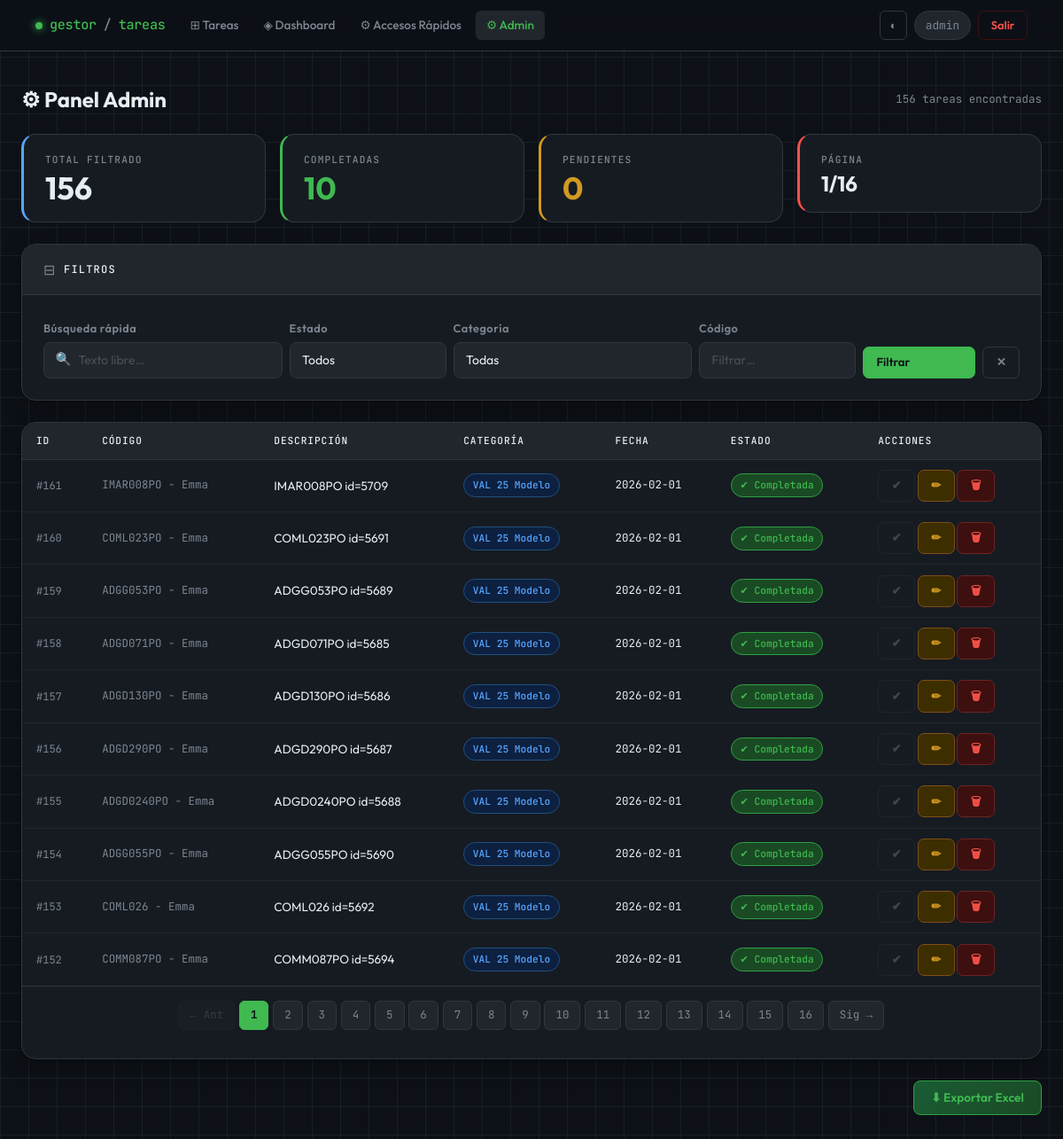
Page /admin (signed in) on the committed database.
### tables this page shows
CREATE TABLE tareas (
            id INTEGER PRIMARY KEY AUTOINCREMENT,
            descripcion TEXT NOT NULL,
            categoria TEXT,
            fecha TEXT,
            completada INTEGER DEFAULT 0,
            codigo TEXT,
            usuario_id INTEGER,
            FOREIGN KEY (usuario_id) REFERENCES usuarios(id)
        );

### app_web.py (the view)
@app.route("/admin")
@login_required
def admin():
    if session.get("es_admin") != 1:
        return redirect("/")
    filtro_cat = request.args.get("categoria", "").strip()
    filtro_est = request.args.get("estado", "").strip()
    page = request.args.get("page", 1, type=int)
    if page < 1:
        page = 1
    per_page = 10
    filtros = []
    params = []
    if filtro_cat:
        filtros.append("LOWER(TRIM(categoria)) = LOWER(TRIM(?))")
        params.append(filtro_cat)
    if filtro_est == "Completada":
        filtros.append("completada = 1")
    elif filtro_est == "Pendiente":
        filtros.append("completada = 0")
    where_clause = ""
    if filtros:
        where_clause = "WHERE " + " AND ".join(filtros)
    with get_connection() as conn:
        conn.row_factory = sqlite3.Row
        cursor = conn.cursor()
        cursor.execute(
            f"SELECT COUNT(*) FROM tareas {where_clause}",
            params
        )
        total_filtrado = cursor.fetchone()[0]
        total_pages = max((total_filtrado + per_page - 1) // per_page, 1)
        if page > total_pages:
            page = total_pages
        offset = (page - 1) * per_page
        cursor.execute(
            f"""
            SELECT id, descripcion, categoria, fecha,
                   completada, codigo, usuario_id
            FROM tareas
            {where_clause}
            ORDER BY id DESC
            LIMIT ? OFFSET ?
            """,
            params + [per_page, offset]
        )
        tareas = cursor.fetchall()
        cursor.execute("""
            SELECT DISTINCT categoria
            FROM tareas
            WHERE categoria IS NOT NULL AND categoria != ''
            ORDER BY categoria
        """)
        categorias_lista = [row[0] for row in cursor.fetchall()]
    return render_template(
        "admin.html",
        tareas=tareas,
        page=page,
        total_pages=total_pages,
        total=total_filtrado,
        categorias=categorias_lista,
        filtro_cat=filtro_cat,
        filtro_est=filtro_est
    )

### app_web.py (called while the page is built)
def get_connection():
    conn = sqlite3.connect(DB_NAME)
    conn.row_factory = sqlite3.Row
    return conn

def login_required(f):
    @wraps(f)
    def decorated_function(*args, **kwargs):
        if "user_id" not in session:
            return redirect(url_for("login"))
        return f(*args, **kwargs)
    return decorated_function

### templates/admin.html (shortened to what this page needs)
{% extends "base.html" %}
{% block content %}
<div class="d-flex align-items-center justify-content-between mb-4 flex-wrap gap-2">
  <h4 style="font-weight:700; margin:0;">⚙ Panel Admin</h4>
  <span style="font-family:var(--mono); font-size:.78rem; color:var(--text-muted);">
    {{ total }} tarea{{ 's' if total != 1 else '' }} encontrada{{ 's' if total != 1 else '' }}
  </span>
</div>
<div class="row g-3 mb-4">
  <div class="col-6 col-md-3">
    <div class="stat-card blue">
      <div class="stat-label">Total filtrado</div>
      <div class="stat-value">{{ total }}</div>
    </div>
  </div>
  <div class="col-6 col-md-3">
    <div class="stat-card green">
      <div class="stat-label">Completadas</div>
      <div class="stat-value" style="color:var(--accent);">
        {{ tareas | selectattr(4, 'equalto', 1) | list | length if tareas else 0 }}
      </div>
    </div>
  </div>
  <div class="col-6 col-md-3">
    <div class="stat-card amber">
      <div class="stat-label">Pendientes</div>
      <div class="stat-value" style="color:var(--amber);">
        {{ tareas | selectattr(4, 'equalto', 0) | list | length if tareas else 0 }}
      </div>
    </div>
  </div>
  <div class="col-6 col-md-3">
    <div class="stat-card red">
      <div class="stat-label">Página</div>
      <div class="stat-value" style="font-size:1.5rem;">{{ page }}/{{ total_pages }}</div>
    </div>
  </div>
</div>
<div class="gcard mb-4">
  <div class="gcard-header">
    <span style="color:var(--text-muted)">⊟</span>
    <span class="gcard-title">Filtros</span>
  </div>
  <div class="gcard-body">
    <div class="row g-2 align-items-end">
      <div class="col-sm-6 col-md-3">
        <label class="form-label">Búsqueda rápida</label>
        <div class="search-wrap">
          <span class="search-icon">🔍</span>
          <input type="text" id="buscador" class="form-control" placeholder="Texto libre…">
        </div>
      </div>
      <div class="col-sm-6 col-md-2">
        <label class="form-label">Estado</label>
        <select id="sel-estado" class="form-select">
          <option value="">Todos</option>
        </select>
      </div>
      <div class="col-sm-6 col-md-3">
        <label class="form-label">Categoría</label>
        <select id="sel-cat" class="form-select">
          <option value="">Todas</option>
        </select>
      </div>
      <div class="col-sm-6 col-md-2">
        <label class="form-label">Código</label>
        <input type="text" id="fil-codigo" class="form-control" placeholder="Filtrar…">
      </div>
      <div class="col-md-2 d-flex gap-2">
        <button onclick="applyServerFilters()" class="btn btn-g-primary flex-fill">Filtrar</button>
        <a href="/admin" class="btn btn-g-ghost">✕</a>
      </div>
    </div>
  </div>
</div>
<div class="gcard">
  <div class="gcard-body p-0">
    <div class="table-responsive">
      <table class="gtable">
        <thead>
          <tr>
            <th>ID</th>
            <th>Código</th>
            <th>Descripción</th>
            <th>Categoría</th>
            <th>Fecha</th>
            <th>Estado</th>
            <th>Acciones</th>
          </tr>
        </thead>
        <tbody>
          {% for t in tareas %}
          <tr class="{{ 'row-done' if t[4]==1 else '' }}"
              data-search="{{ t[0] }} {{ (t[5] or '') }} {{ t[1] }} {{ (t[2] or '') }}"
              data-codigo="{{ (t[5] or '') | lower }}">
            <td data-label="ID" style="font-family:var(--mono); font-size:.75rem; color:var(--text-muted);">
              #{{ t[0] }}
            </td>
            <td data-label="Código" style="font-family:var(--mono); font-size:.78rem; color:var(--text-muted);">
              {{ t[5] if t[5] else '—' }}
            </td>
            <td data-label="Descripción">{{ t[1] }}</td>
            <td data-label="Categoría">
              <span class="badge-g badge-cat">{{ t[2] if t[2] else 'General' }}</span>
            </td>
            <td data-label="Fecha" style="font-family:var(--mono); font-size:.78rem; white-space:nowrap;">
              {{ t[3] if t[3] else '—' }}
            </td>
            <td data-label="Estado">
              {% if t[4]==1 %}
                <span class="badge-g badge-done">✔ Completada</span>
              {% else %}
                <span class="badge-g badge-pending">● Pendiente</span>
              {% endif %}
            </td>
            <td data-label="Acciones" style="white-space:nowrap;">
              {% if t[4]==0 %}
                <a href="/completar/{{ t[0] }}" class="btn btn-g-success btn-sm">✔</a>
              {% else %}
                <span class="btn btn-g-ghost btn-sm" style="cursor:default; opacity:.4;">✔</span>
              {% endif %}
              <a href="/editar/{{ t[0] }}" class="btn btn-g-warning btn-sm">✏</a>
              <a href="/eliminar/{{ t[0] }}" class="btn btn-g-danger btn-sm"
                 onclick="return confirm('¿Eliminar esta tarea?')">🗑</a>
            </td>
          </tr>
          {% endfor %}
        </tbody>
      </table>
    </div>
    {% if total_pages > 1 %}
    <div class="py-3 px-3 border-top" style="border-color:var(--border)!important;">
      <ul class="gpagination">
        <li class="{{ 'disabled' if page<=1 else '' }}">
          <a class="gpage-link" href="?page={{ page-1 }}&categoria={{ filtro_cat }}&estado={{ filtro_est }}">← Ant</a>
        </li>
        {% for p in range(1, total_pages+1) %}
        <li class="{{ 'active' if p==page else '' }}">
          <a class="gpage-link" href="?page={{ p }}&categoria={{ filtro_cat }}&estado={{ filtro_est }}">{{ p }}</a>
        </li>
        {% endfor %}
        <li class="{{ 'disabled' if page>=total_pages else '' }}">
          <a class="gpage-link" href="?page={{ page+1 }}&categoria={{ filtro_cat }}&estado={{ filtro_est }}">Sig →</a>
        </li>
      </ul>
    </div>
    {% endif %}
  </div>
</div>
{% endblock %}

### rows in the picture
tareas: id "161", codigo "IMAR008PO - Emma", descripcion "IMAR008PO id=5709", categoria "VAL 25 Modelo", fecha "2026-02-01", completada "✔ Completada"
tareas: id "160", codigo "COML023PO - Emma", descripcion "COML023PO id=5691", categoria "VAL 25 Modelo", fecha "2026-02-01", completada "✔ Completada"
tareas: id "159", codigo "ADGG053PO - Emma", descripcion "ADGG053PO id=5689", categoria "VAL 25 Modelo", fecha "2026-02-01", completada "✔ Completada"
tareas: id "158", codigo "ADGD071PO - Emma", descripcion "ADGD071PO id=5685", categoria "VAL 25 Modelo", fecha "2026-02-01", completada "✔ Completada"
tareas: id "157", codigo "ADGD130PO - Emma", descripcion "ADGD130PO id=5686", categoria "VAL 25 Modelo", fecha "2026-02-01", completada "✔ Completada"
tareas: id "156", codigo "ADGD290PO - Emma", descripcion "ADGD290PO id=5687", categoria "VAL 25 Modelo", fecha "2026-02-01", completada "✔ Completada"
tareas: id "155", codigo "ADGD0240PO - Emma", descripcion "ADGD0240PO id=5688", categoria "VAL 25 Modelo", fecha "2026-02-01", completada "✔ Completada"
tareas: id "154", codigo "ADGG055PO - Emma", descripcion "ADGG055PO id=5690", categoria "VAL 25 Modelo", fecha "2026-02-01", completada "✔ Completada"
tareas: id "153", codigo "COML026 - Emma", descripcion "COML026 id=5692", categoria "VAL 25 Modelo", fecha "2026-02-01", completada "✔ Completada"
tareas: id "152", codigo "COMM087PO - Emma", descripcion "COMM087PO id=5694", categoria "VAL 25 Modelo", fecha "2026-02-01", completada "✔ Completada"

### other values in the picture
{{ session.get('user', '') }} "admin"
{{ total }} "156"
{{ 's' if total != 1 else '' }} "s"
{{ tareas | selectattr(4, 'equalto', 1) | list | length if tareas else 0 }} "10"
{{ tareas | selectattr(4, 'equalto', 0) | list | length if tareas else 0 }} "0"
{{ page }} "1"
{{ total_pages }} "16"
{{ p }} "1" "2" "3" "4" "5" "6" "7" "8" "9" "10" "11" "12" "13" "14" "15" "16"
